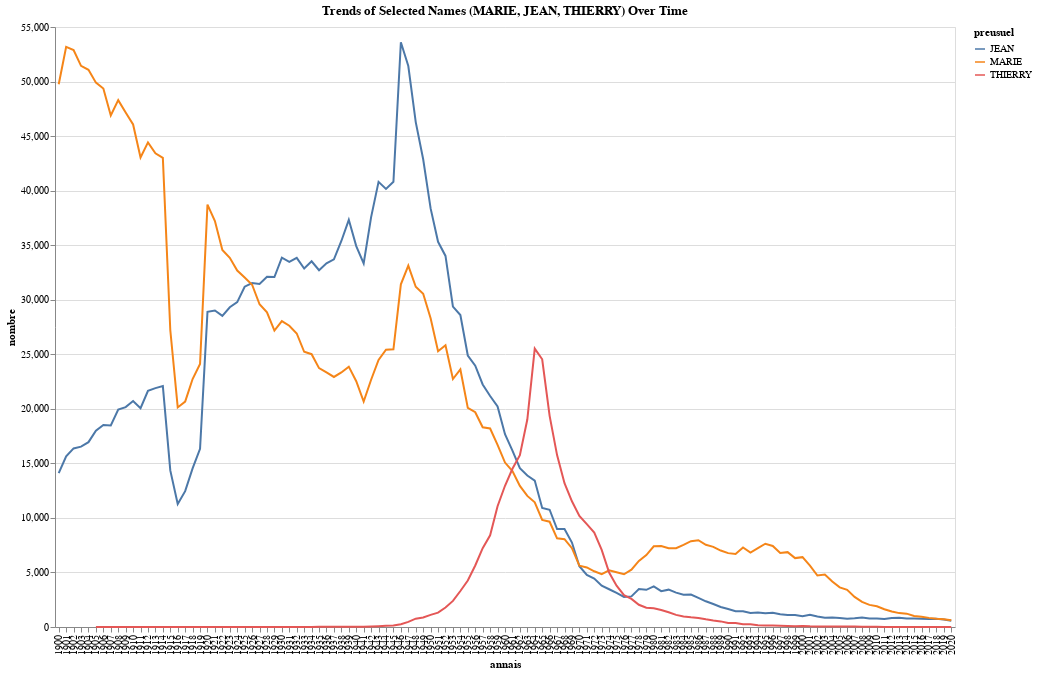

Notebook code for this chart:
### Code cell
# Select a set of names to visualize
selected_names = ['MARIE', 'JEAN', 'THIERRY']

# Filter the data for the selected names
selected_names_counts = name_counts[name_counts['preusuel'].isin(selected_names)]

# Define the Altair line plot
line_plot = alt.Chart(selected_names_counts).mark_line().encode(
    x='annais:O',
    y='nombre:Q',
    color='preusuel:N',
    tooltip=['preusuel:N', 'annais:O', 'nombre:Q']
).properties(
    width=900,
    height=600,
    title='Trends of Selected Names (MARIE, JEAN, THIERRY) Over Time'
)

# Display the line plot
line_plot

### Figure 1 — Vega-Lite specification as saved in the notebook (floating-point values rounded to 4 significant figures; data arrays with more than 128 entries replaced by an {"elided": "..."} marker saying what was removed)
{"config": {"view": {"continuousWidth": 300, "continuousHeight": 300}}, "data": {"name": "data-5672c806649d49c99d68a7482f689e90"}, "mark": {"type": "line"}, "encoding": {"color": {"field": "preusuel", "type": "nominal"}, "tooltip": [{"field": "preusuel", "type": "nominal"}, {"field": "annais", "type": "ordinal"}, {"field": "nombre", "type": "quantitative"}], "x": {"field": "annais", "type": "ordinal"}, "y": {"field": "nombre", "type": "quantitative"}}, "height": 600, "title": "Trends of Selected Names (MARIE, JEAN, THIERRY) Over Time", "width": 900, "$schema": "https://vega.github.io/schema/vega-lite/v5.8.0.json", "datasets": {"data-5672c806649d49c99d68a7482f689e90": {"elided": "333 records"}}}
